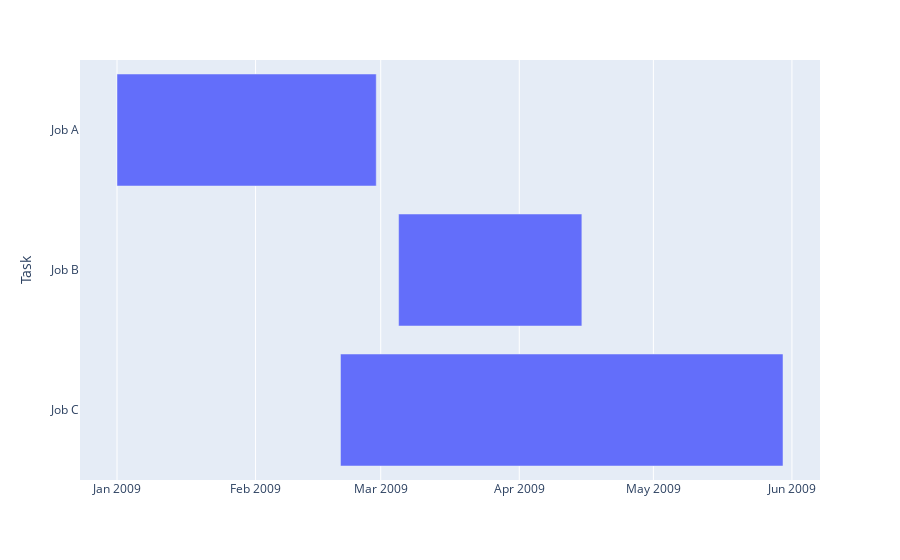

Notebook source saved alongside this figure:
### Code cell
import plotly.express as px
import pandas as pd

df = pd.DataFrame([
    dict(Task="Job A", Start='2009-01-01', Finish='2009-02-28'),
    dict(Task="Job B", Start='2009-03-05', Finish='2009-04-15'),
    dict(Task="Job C", Start='2009-02-20', Finish='2009-05-30')
])

fig = px.timeline(df, x_start="Start", x_end="Finish", y="Task")
fig.update_yaxes(autorange="reversed") # otherwise tasks are listed from the bottom up
fig.show()
fig.write_html("index.html")

### Figure 1 — Plotly figure (JSON) as saved in the notebook; plotly's stock layout.template omitted (floating-point values rounded to 4 significant figures)
{"data": [{"alignmentgroup": "True", "base": ["2009-01-01", "2009-03-05", "2009-02-20"], "hovertemplate": "Start=%{base}<br>Finish=%{x}<br>Task=%{y}<extra></extra>", "legendgroup": "", "marker": {"color": "#636efa", "pattern": {"shape": ""}}, "name": "", "offsetgroup": "", "orientation": "h", "showlegend": false, "textposition": "auto", "type": "bar", "x": [5011200000, 3542400000, 8553600000], "xaxis": "x", "y": ["Job A", "Job B", "Job C"], "yaxis": "y"}], "layout": {"barmode": "overlay", "legend": {"tracegroupgap": 0}, "margin": {"t": 60}, "xaxis": {"anchor": "y", "domain": [0, 1], "type": "date"}, "yaxis": {"anchor": "x", "autorange": "reversed", "domain": [0, 1], "title": {"text": "Task"}}}}
